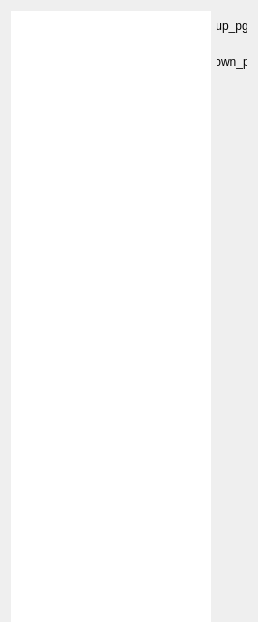
            <widget class="QWidget" name="scrollAreaWidgetContents_2">
             <property name="geometry">
              <rect>
               <x>0</x>
               <y>0</y>
               <width>258</width>
               <height>622</height>
              </rect>
             </property>
             <layout class="QGridLayout" name="gridLayout_9">
              <property name="bottomMargin">
               <number>0</number>
              </property>
              <item row="0" column="1">
               <layout class="QVBoxLayout" name="verticalLayout_5">
                <item>
                 <widget class="CustomLabel" name="up_pg">
                  <property name="minimumSize">
                   <size>
                    <width>30</width>
                    <height>30</height>
                   </size>
                  </property>
                  <property name="maximumSize">
                   <size>
                    <width>30</width>
                    <height>30</height>
                   </size>
                  </property>
                  <property name="cursor">
                   <cursorShape>PointingHandCursor</cursorShape>
                  </property>
                  <property name="toolTip">
                   <string>Movar para cima</string>
                  </property>
                  <property name="text">
                   <string>up_pg</string>
                  </property>
                  <property name="textFormat">
                   <enum>Qt::AutoText</enum>
                  </property>
                  <property name="scaledContents">
                   <bool>true</bool>
                  </property>
                  <property name="alignment">
                   <set>Qt::AlignCenter</set>
                  </property>
                 </widget>
                </item>
                <item>
                 <widget class="CustomLabel" name="down_pg">
                  <property name="minimumSize">
                   <size>
                    <width>30</width>
                    <height>30</height>
                   </size>
                  </property>
                  <property name="maximumSize">
                   <size>
                    <width>30</width>
                    <height>30</height>
                   </size>
                  </property>
                  <property name="cursor">
                   <cursorShape>PointingHandCursor</cursorShape>
                  </property>
                  <property name="toolTip">
                   <string>Mover para baixo</string>
                  </property>
                  <property name="text">
                   <string>down_pg</string>
                  </property>
                  <property name="textFormat">
                   <enum>Qt::AutoText</enum>
                  </property>
                  <property name="scaledContents">
                   <bool>true</bool>
                  </property>
                  <property name="alignment">
                   <set>Qt::AlignCenter</set>
                  </property>
                 </widget>
                </item>
                <item>
                 <spacer name="verticalSpacer">
                  <property name="orientation">
                   <enum>Qt::Vertical</enum>
                  </property>
                  <property name="sizeHint" stdset="0">
                   <size>
                    <width>20</width>
                    <height>40</height>
                   </size>
                  </property>
                 </spacer>
                </item>
               </layout>
              </item>
              <item row="0" column="0">
               <widget class="CustomListWidget" name="listWidget">
                <property name="minimumSize">
                 <size>
                  <width>200</width>
                  <height>0</height>
                 </size>
                </property>
                <property name="maximumSize">
                 <size>
                  <width>200</width>
                  <height>16777215</height>
                 </size>
                </property>
                <property name="contextMenuPolicy">
                 <enum>Qt::CustomContextMenu</enum>
                </property>
                <property name="styleSheet">
                 <string notr="true">border: 0px; </string>
                </property>
                <property name="horizontalScrollBarPolicy">
                 <enum>Qt::ScrollBarAlwaysOff</enum>
                </property>
                <property name="sizeAdjustPolicy">
                 <enum>QAbstractScrollArea::AdjustIgnored</enum>
                </property>
                <property name="dragDropMode">
                 <enum>QAbstractItemView::DragDrop</enum>
                </property>
                <property name="defaultDropAction">
                 <enum>Qt::MoveAction</enum>
                </property>
                <property name="selectionMode">
                 <enum>QAbstractItemView::SingleSelection</enum>
                </property>
                <property name="selectionBehavior">
                 <enum>QAbstractItemView::SelectItems</enum>
                </property>
                <property name="iconSize">
                 <size>
                  <width>300</width>
                  <height>200</height>
                 </size>
                </property>
                <property name="textElideMode">
                 <enum>Qt::ElideMiddle</enum>
                </property>
                <property name="verticalScrollMode">
                 <enum>QAbstractItemView::ScrollPerPixel</enum>
                </property>
                <property name="uniformItemSizes">
                 <bool>false</bool>
                </property>
                <property name="itemAlignment">
                 <set>Qt::AlignCenter</set>
                </property>
               </widget>
              </item>
             </layout>
            </widget>
